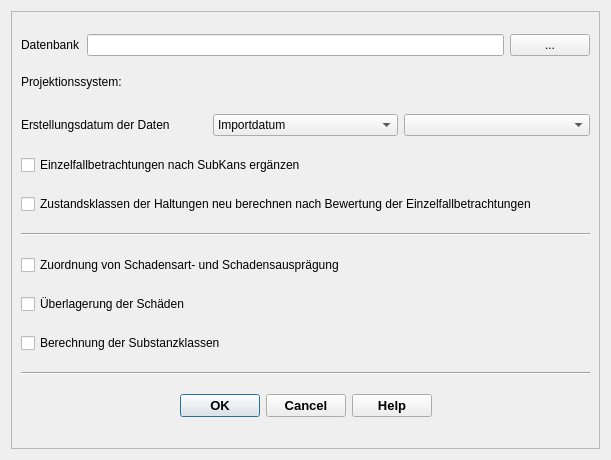
<?xml version="1.0" encoding="UTF-8"?>
<ui version="4.0">
 <class>sanierungsbedarfszahlDialogBase</class>
 <widget class="QDialog" name="sanierungsbedarfszahlDialogBase">
  <property name="geometry">
   <rect>
    <x>0</x>
    <y>0</y>
    <width>611</width>
    <height>460</height>
   </rect>
  </property>
  <property name="minimumSize">
   <size>
    <width>611</width>
    <height>376</height>
   </size>
  </property>
  <property name="windowTitle">
   <string>SubKans</string>
  </property>
  <layout class="QVBoxLayout" name="verticalLayout_2">
   <item>
    <widget class="QScrollArea" name="scrollArea">
     <property name="widgetResizable">
      <bool>true</bool>
     </property>
     <widget class="QWidget" name="scrollAreaWidgetContents">
      <property name="geometry">
       <rect>
        <x>0</x>
        <y>0</y>
        <width>587</width>
        <height>436</height>
       </rect>
      </property>
      <layout class="QVBoxLayout" name="verticalLayout_3">
       <item>
        <layout class="QHBoxLayout" name="horizontalLayout">
         <item>
          <widget class="QLabel" name="label">
           <property name="text">
            <string>Datenbank</string>
           </property>
          </widget>
         </item>
         <item>
          <widget class="QLineEdit" name="db"/>
         </item>
         <item>
          <widget class="QPushButton" name="pushButton">
           <property name="text">
            <string>...</string>
           </property>
          </widget>
         </item>
        </layout>
       </item>
       <item>
        <layout class="QVBoxLayout" name="verticalLayout">
         <item>
          <widget class="QLabel" name="label_6">
           <property name="sizePolicy">
            <sizepolicy hsizetype="Preferred" vsizetype="Fixed">
             <horstretch>0</horstretch>
             <verstretch>0</verstretch>
            </sizepolicy>
           </property>
           <property name="font">
            <font>
             <family>Tahoma</family>
             <weight>50</weight>
             <bold>false</bold>
            </font>
           </property>
           <property name="text">
            <string>Projektionssystem:</string>
           </property>
           <property name="alignment">
            <set>Qt::AlignLeading|Qt::AlignLeft|Qt::AlignVCenter</set>
           </property>
          </widget>
         </item>
         <item>
          <widget class="QgsProjectionSelectionWidget" name="epsg">
           <property name="sizePolicy">
            <sizepolicy hsizetype="Preferred" vsizetype="Fixed">
             <horstretch>0</horstretch>
             <verstretch>0</verstretch>
            </sizepolicy>
           </property>
          </widget>
         </item>
        </layout>
       </item>
       <item>
        <layout class="QHBoxLayout" name="horizontalLayout_2">
         <item>
          <widget class="QLabel" name="label_2">
           <property name="text">
            <string>Erstellungsdatum der Daten</string>
           </property>
          </widget>
         </item>
         <item>
          <widget class="QComboBox" name="comboBox">
           <item>
            <property name="text">
             <string>Importdatum</string>
            </property>
           </item>
           <item>
            <property name="text">
             <string>Befahrungsdatum</string>
            </property>
           </item>
          </widget>
         </item>
         <item>
          <widget class="QComboBox" name="date"/>
         </item>
        </layout>
       </item>
       <item>
        <widget class="QCheckBox" name="checkBox_1">
         <property name="text">
          <string>Einzelfallbetrachtungen nach SubKans ergänzen</string>
         </property>
        </widget>
       </item>
       <item>
        <widget class="QCheckBox" name="checkBox_2">
         <property name="text">
          <string>Zustandsklassen der Haltungen neu berechnen nach Bewertung der Einzelfallbetrachtungen</string>
         </property>
        </widget>
       </item>
       <item>
        <widget class="Line" name="line">
         <property name="orientation">
          <enum>Qt::Horizontal</enum>
         </property>
        </widget>
       </item>
       <item>
        <widget class="QCheckBox" name="checkBox_3">
         <property name="text">
          <string>Zuordnung von Schadensart- und Schadensausprägung</string>
         </property>
        </widget>
       </item>
       <item>
        <widget class="QCheckBox" name="checkBox_4">
         <property name="text">
          <string>Überlagerung der Schäden</string>
         </property>
        </widget>
       </item>
       <item>
        <widget class="QCheckBox" name="checkBox_5">
         <property name="text">
          <string>Berechnung der Substanzklassen</string>
         </property>
        </widget>
       </item>
       <item>
        <widget class="Line" name="line_5">
         <property name="orientation">
          <enum>Qt::Horizontal</enum>
         </property>
        </widget>
       </item>
       <item>
        <widget class="QDialogButtonBox" name="button_box">
         <property name="font">
          <font>
           <family>Tahoma</family>
           <pointsize>10</pointsize>
           <weight>75</weight>
           <bold>true</bold>
          </font>
         </property>
         <property name="orientation">
          <enum>Qt::Horizontal</enum>
         </property>
         <property name="standardButtons">
          <set>QDialogButtonBox::Cancel|QDialogButtonBox::Help|QDialogButtonBox::Ok</set>
         </property>
         <property name="centerButtons">
          <bool>true</bool>
         </property>
        </widget>
       </item>
      </layout>
     </widget>
    </widget>
   </item>
  </layout>
 </widget>
 <customwidgets>
  <customwidget>
   <class>QgsProjectionSelectionWidget</class>
   <extends>QWidget</extends>
   <header>qgsprojectionselectionwidget.h</header>
  </customwidget>
 </customwidgets>
 <resources/>
 <connections>
  <connection>
   <sender>button_box</sender>
   <signal>accepted()</signal>
   <receiver>sanierungsbedarfszahlDialogBase</receiver>
   <slot>accept()</slot>
   <hints>
    <hint type="sourcelabel">
     <x>20</x>
     <y>20</y>
    </hint>
    <hint type="destinationlabel">
     <x>20</x>
     <y>20</y>
    </hint>
   </hints>
  </connection>
  <connection>
   <sender>button_box</sender>
   <signal>rejected()</signal>
   <receiver>sanierungsbedarfszahlDialogBase</receiver>
   <slot>reject()</slot>
   <hints>
    <hint type="sourcelabel">
     <x>20</x>
     <y>20</y>
    </hint>
    <hint type="destinationlabel">
     <x>20</x>
     <y>20</y>
    </hint>
   </hints>
  </connection>
 </connections>
</ui>
